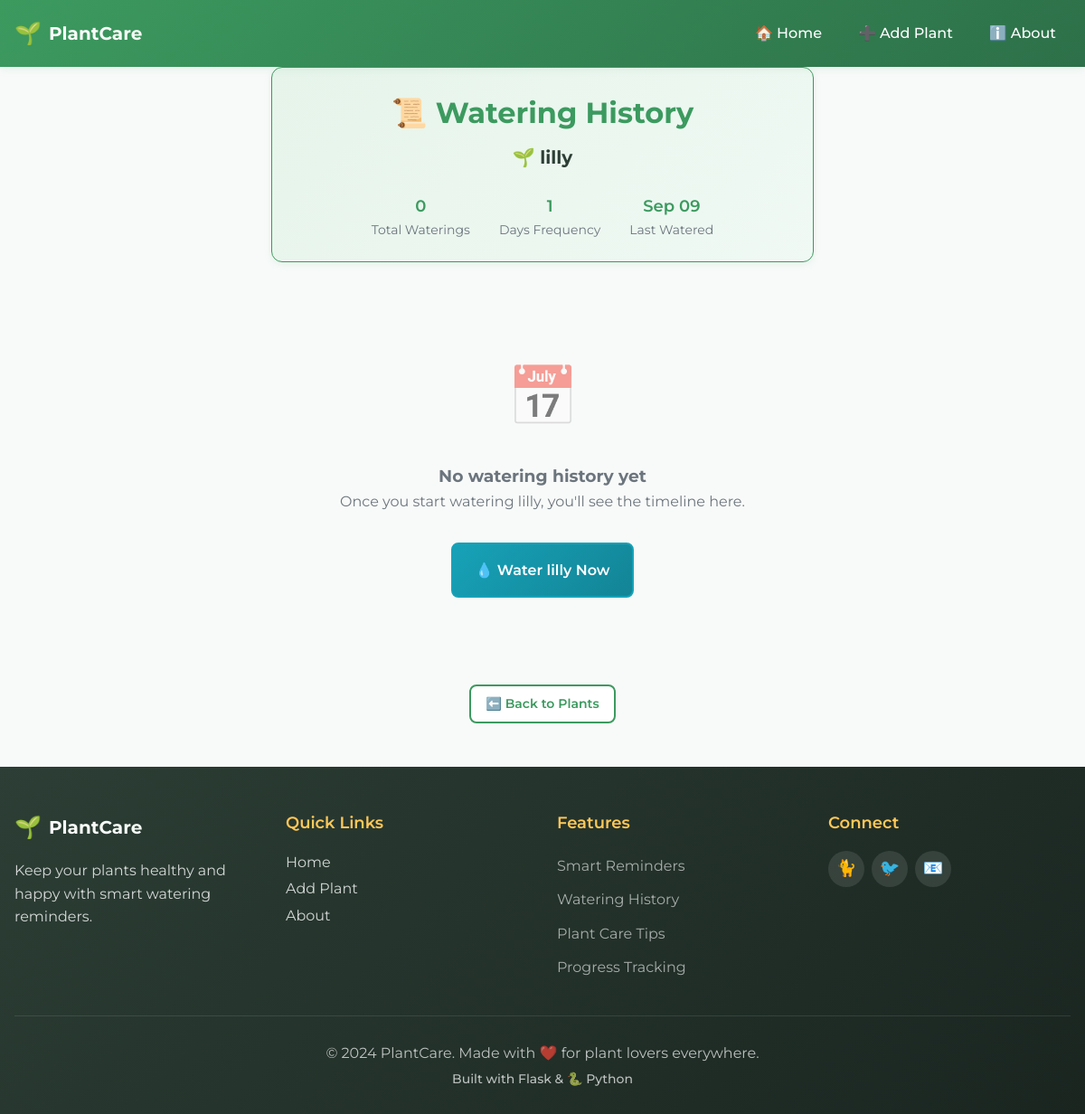
Page /history/3 on the committed database.
### app.py (models this page shows)
class Plant(db.Model):
    id = db.Column(db.Integer, primary_key=True)
    name = db.Column(db.String(100), nullable=False)
    frequency = db.Column(db.Integer, nullable=False)  # days
    last_watered = db.Column(db.Date, default=datetime.date.today)

### app.py (the view)
@app.route('/history/<int:id>')
def history(id):
    plant = Plant.query.get_or_404(id)
    due_date = plant.last_watered + datetime.timedelta(days=plant.frequency)
    return render_template("history.html", plant=plant, due_date=due_date)

### templates/history.html (shortened to what this page needs)
{% extends "base.html" %}
{% block content %}
<div class="history-header" style="text-align: center; margin-bottom: 3rem;">
    <div class="card"
         style="max-width: 600px; margin: 0 auto; background: linear-gradient(135deg, var(--light-green), #f0f9f4); border: 1px solid var(--primary-green);">
        <h1 style="color: var(--primary-green); margin-bottom: 0.5rem; display: flex; align-items: center; justify-content: center; gap: 0.75rem;">
            📜 Watering History
        </h1>
        <h2 style="color: var(--text-primary); margin-bottom: 1rem; font-size: var(--font-size-xl);">
            🌱 {{ plant.name }}
        </h2>
        <div style="display: flex; justify-content: center; gap: 2rem; flex-wrap: wrap; margin-top: 1.5rem;">
            <div style="text-align: center;">
                <div style="color: var(--primary-green); font-weight: 600; font-size: var(--font-size-lg);">{{
                    plant.history|length }}
                </div>
                <div style="color: var(--text-secondary); font-size: var(--font-size-sm);">Total Waterings</div>
            </div>
            <div style="text-align: center;">
                <div style="color: var(--primary-green); font-weight: 600; font-size: var(--font-size-lg);">{{
                    plant.frequency }}
                </div>
                <div style="color: var(--text-secondary); font-size: var(--font-size-sm);">Days Frequency</div>
            </div>
            <div style="text-align: center;">
                <div style="color: var(--primary-green); font-weight: 600; font-size: var(--font-size-lg);">{{
                    plant.last_watered.strftime('%b %d') }}
                </div>
                <div style="color: var(--text-secondary); font-size: var(--font-size-sm);">Last Watered</div>
            </div>
        </div>
    </div>
</div>
{% if plant.history %}
<section class="timeline-section">
    <div class="timeline">
        {% for record in plant.history|reverse %}
        <div class="timeline-item">
            <div class="timeline-content">
                <div class="timeline-date">
                    💧 {{ record.date.strftime('%B %d, %Y') }}
                </div>
                <div style="color: var(--text-secondary); font-size: var(--font-size-sm); margin-top: 0.5rem;">
                    {% set days_ago = (plant.last_watered - record.date).days %}
                    {% if days_ago == 0 %}
                    Today
                    {% elif days_ago == 1 %}
                    Yesterday
                    {% else %}
                    {{ days_ago }} days ago
                    {% endif %}
                </div>
                <div style="margin-top: 0.75rem; padding: 0.5rem; background: var(--light-green); border-radius: var(--radius-sm); font-size: var(--font-size-sm);">
                    ✅ Plant watered successfully
                </div>
            </div>
            <div class="timeline-dot"></div>
        </div>
        {% endfor %}
        <div class="timeline-item" style="opacity: 0.6;">
            <div class="timeline-content"
                 style="border: 2px dashed var(--primary-green); background: var(--background);">
                <div class="timeline-date" style="color: var(--text-secondary);">
                    🕰️ Next Watering
                </div>
                <div style="color: var(--text-secondary); font-size: var(--font-size-sm); margin-top: 0.5rem;">
                    {{ due_date.strftime('%B %d, %Y') }}
                </div>
                <div style="margin-top: 0.75rem; padding: 0.5rem; background: rgba(255, 200, 87, 0.2); border-radius: var(--radius-sm); font-size: var(--font-size-sm); color: var(--text-secondary);">
                    ⏰ Scheduled watering
                </div>
            </div>
            <div class="timeline-dot" style="background: var(--accent-yellow); border-color: var(--background);"></div>
        </div>
    </div>
    </div>
</section>
{% else %}
<div class="empty-state">
    <div class="empty-state-icon">📅</div>
    <h3>No watering history yet</h3>
    <p>Once you start watering {{ plant.name }}, you'll see the timeline here.</p>
    <div style="margin-top: 2rem;">
        <a href="{{ url_for('water', id=plant.id) }}" class="btn btn-water btn-lg">
            💧 Water {{ plant.name }} Now
        </a>
    </div>
</div>
{% endif %}
<div style="text-align: center; margin-top: 3rem; display: flex; gap: 1rem; justify-content: center; flex-wrap: wrap;">
    <a href="{{ url_for('index') }}" class="btn btn-secondary">
        ⬅️ Back to Plants
    </a>
</div>
{% endblock %}

### static/css/main.css (style rules this page uses)
:root { --primary-green: #3C9A5F; --light-green: #E6F4EA; --success-green: #28a745; --accent-yellow: #FFC857; --danger-red: #FF6B6B; --warning-orange: #ff9800; --background: #F8FAF9; --surface: #FFFFFF; --text-primary: #2C3E35; --text-secondary: #6C757D; --border-light: #E3F2FD; --shadow-light: rgba(60, 154, 95, 0.1); --shadow-medium: rgba(60, 154, 95, 0.15); --shadow-heavy: rgba(0, 0, 0, 0.2); --font-main: 'Montserrat', -apple-system, BlinkMacSystemFont, sans-serif; --font-size-xs: 0.75rem; --font-size-sm: 0.875rem; --font-size-base: 1rem; --font-size-lg: 1.125rem; --font-size-xl: 1.25rem; --font-size-2xl: 1.5rem; --font-size-3xl: 1.875rem; --spacing-xs: 0.25rem; --spacing-sm: 0.5rem; --spacing-md: 1rem; --spacing-lg: 1.5rem; --spacing-xl: 2rem; --spacing-2xl: 3rem; --radius-sm: 0.375rem; --radius-md: 0.5rem; --radius-lg: 0.75rem; --radius-xl: 1rem; --transition-fast: all 0.15s ease; --transition-base: all 0.3s ease; --transition-slow: all 0.5s ease; }
*, *::before, *::after { box-sizing: border-box; margin: 0; padding: 0; }
html { font-size: 16px; scroll-behavior: smooth; }
body { font-family: var(--font-main); font-size: var(--font-size-base); line-height: 1.6; color: var(--text-primary); background-color: var(--background); -webkit-font-smoothing: antialiased; -moz-osx-font-smoothing: grayscale; }
.card { background: var(--surface); border-radius: var(--radius-lg); box-shadow: 0 2px 8px var(--shadow-light); padding: var(--spacing-lg); transition: var(--transition-base); border: 1px solid var(--border-light); }
.btn { display: inline-flex; align-items: center; gap: var(--spacing-xs); padding: var(--spacing-sm) var(--spacing-md); border: none; border-radius: var(--radius-md); font-family: var(--font-main); font-size: var(--font-size-sm); font-weight: 600; text-decoration: none; text-align: center; cursor: pointer; transition: var(--transition-base); position: relative; overflow: hidden; }
.btn-secondary { background: var(--surface); color: var(--primary-green); border: 2px solid var(--primary-green); }
.btn-water { background: linear-gradient(135deg, #17a2b8, #138496); color: white; border: 2px solid #17a2b8; }
.btn-lg { padding: var(--spacing-md) var(--spacing-lg); font-size: var(--font-size-base); }
.empty-state { text-align: center; padding: var(--spacing-2xl); color: var(--text-secondary); }
.empty-state-icon { font-size: 4rem; margin-bottom: var(--spacing-lg); opacity: 0.5; }

### rows in the picture
Plant: name "lilly", frequency "1", last_watered "Sep 09"

### other values in the picture
{{ plant.history|length }} "0"
